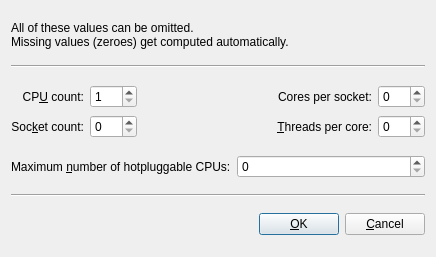
<?xml version="1.0" encoding="UTF-8"?>
<ui version="4.0">
 <author>Andrey Rijov</author>
 <class>SMP_Settings_Window</class>
 <widget class="QDialog" name="SMP_Settings_Window">
  <property name="geometry">
   <rect>
    <x>0</x>
    <y>0</y>
    <width>436</width>
    <height>257</height>
   </rect>
  </property>
  <property name="windowTitle">
   <string>SMP Settings</string>
  </property>
  <property name="windowIcon">
   <iconset resource="../resources/icons.qrc">
    <normaloff>:/exec.png</normaloff>:/exec.png</iconset>
  </property>
  <layout class="QGridLayout" name="gridLayout_3">
   <item row="0" column="0" colspan="3">
    <widget class="QLabel" name="Label_Info_Text">
     <property name="sizePolicy">
      <sizepolicy hsizetype="Maximum" vsizetype="Maximum">
       <horstretch>0</horstretch>
       <verstretch>0</verstretch>
      </sizepolicy>
     </property>
     <property name="text">
      <string>All of these values can be omitted.
Missing values (zeroes) get computed automatically.</string>
     </property>
    </widget>
   </item>
   <item row="1" column="0" colspan="3">
    <widget class="Line" name="line_1">
     <property name="orientation">
      <enum>Qt::Horizontal</enum>
     </property>
    </widget>
   </item>
   <item row="2" column="0">
    <layout class="QGridLayout" name="gridLayout_2">
     <item row="0" column="0">
      <widget class="QLabel" name="Label_CPUs">
       <property name="text">
        <string>CP&amp;U count:</string>
       </property>
       <property name="alignment">
        <set>Qt::AlignRight|Qt::AlignTrailing|Qt::AlignVCenter</set>
       </property>
       <property name="buddy">
        <cstring>SB_SMP</cstring>
       </property>
      </widget>
     </item>
     <item row="0" column="1">
      <widget class="QSpinBox" name="SB_SMP">
       <property name="minimum">
        <number>1</number>
       </property>
       <property name="maximum">
        <number>255</number>
       </property>
       <property name="value">
        <number>1</number>
       </property>
      </widget>
     </item>
     <item row="1" column="0">
      <widget class="QLabel" name="Label_Sockets">
       <property name="text">
        <string>Soc&amp;ket count:</string>
       </property>
       <property name="alignment">
        <set>Qt::AlignRight|Qt::AlignTrailing|Qt::AlignVCenter</set>
       </property>
       <property name="buddy">
        <cstring>SB_Sockets</cstring>
       </property>
      </widget>
     </item>
     <item row="1" column="1">
      <widget class="QSpinBox" name="SB_Sockets">
       <property name="maximum">
        <number>255</number>
       </property>
       <property name="value">
        <number>0</number>
       </property>
      </widget>
     </item>
    </layout>
   </item>
   <item row="2" column="1">
    <spacer name="horizontalSpacer_2">
     <property name="orientation">
      <enum>Qt::Horizontal</enum>
     </property>
     <property name="sizeHint" stdset="0">
      <size>
       <width>1</width>
       <height>55</height>
      </size>
     </property>
    </spacer>
   </item>
   <item row="2" column="2">
    <layout class="QGridLayout" name="gridLayout">
     <item row="0" column="0">
      <widget class="QLabel" name="Label_Cores">
       <property name="text">
        <string>Cores per socket:</string>
       </property>
       <property name="alignment">
        <set>Qt::AlignRight|Qt::AlignTrailing|Qt::AlignVCenter</set>
       </property>
       <property name="buddy">
        <cstring>SB_Cores</cstring>
       </property>
      </widget>
     </item>
     <item row="0" column="1">
      <widget class="QSpinBox" name="SB_Cores">
       <property name="maximum">
        <number>255</number>
       </property>
       <property name="value">
        <number>0</number>
       </property>
      </widget>
     </item>
     <item row="1" column="0">
      <widget class="QLabel" name="Lebel_Threads">
       <property name="text">
        <string>&amp;Threads per core:</string>
       </property>
       <property name="alignment">
        <set>Qt::AlignRight|Qt::AlignTrailing|Qt::AlignVCenter</set>
       </property>
       <property name="buddy">
        <cstring>SB_Threads</cstring>
       </property>
      </widget>
     </item>
     <item row="1" column="1">
      <widget class="QSpinBox" name="SB_Threads">
       <property name="maximum">
        <number>255</number>
       </property>
       <property name="value">
        <number>0</number>
       </property>
      </widget>
     </item>
    </layout>
   </item>
   <item row="3" column="0" colspan="3">
    <layout class="QHBoxLayout" name="horizontalLayout_2">
     <item>
      <widget class="QLabel" name="Label_MaxCPUs">
       <property name="text">
        <string>Maximum &amp;number of hotpluggable CPUs:</string>
       </property>
       <property name="buddy">
        <cstring>SB_MaxCPUs</cstring>
       </property>
      </widget>
     </item>
     <item>
      <widget class="QSpinBox" name="SB_MaxCPUs">
       <property name="maximum">
        <number>255</number>
       </property>
       <property name="value">
        <number>0</number>
       </property>
      </widget>
     </item>
    </layout>
   </item>
   <item row="4" column="0" colspan="3">
    <widget class="Line" name="line_2">
     <property name="orientation">
      <enum>Qt::Horizontal</enum>
     </property>
    </widget>
   </item>
   <item row="5" column="0" colspan="3">
    <layout class="QHBoxLayout" name="horizontalLayout">
     <item>
      <spacer name="horizontalSpacer">
       <property name="orientation">
        <enum>Qt::Horizontal</enum>
       </property>
       <property name="sizeHint" stdset="0">
        <size>
         <width>205</width>
         <height>20</height>
        </size>
       </property>
      </spacer>
     </item>
     <item>
      <widget class="QPushButton" name="Button_OK">
       <property name="text">
        <string>&amp;OK</string>
       </property>
       <property name="icon">
        <iconset resource="../resources/icons.qrc">
         <normaloff>:/ok.png</normaloff>:/ok.png</iconset>
       </property>
      </widget>
     </item>
     <item>
      <widget class="QPushButton" name="Button_Cancel">
       <property name="text">
        <string>&amp;Cancel</string>
       </property>
       <property name="icon">
        <iconset resource="../resources/icons.qrc">
         <normaloff>:/cancel.png</normaloff>:/cancel.png</iconset>
       </property>
      </widget>
     </item>
    </layout>
   </item>
  </layout>
 </widget>
 <tabstops>
  <tabstop>SB_SMP</tabstop>
  <tabstop>SB_Sockets</tabstop>
  <tabstop>SB_Cores</tabstop>
  <tabstop>SB_Threads</tabstop>
  <tabstop>SB_MaxCPUs</tabstop>
  <tabstop>Button_OK</tabstop>
  <tabstop>Button_Cancel</tabstop>
 </tabstops>
 <resources>
  <include location="../resources/icons.qrc"/>
 </resources>
 <connections/>
</ui>
